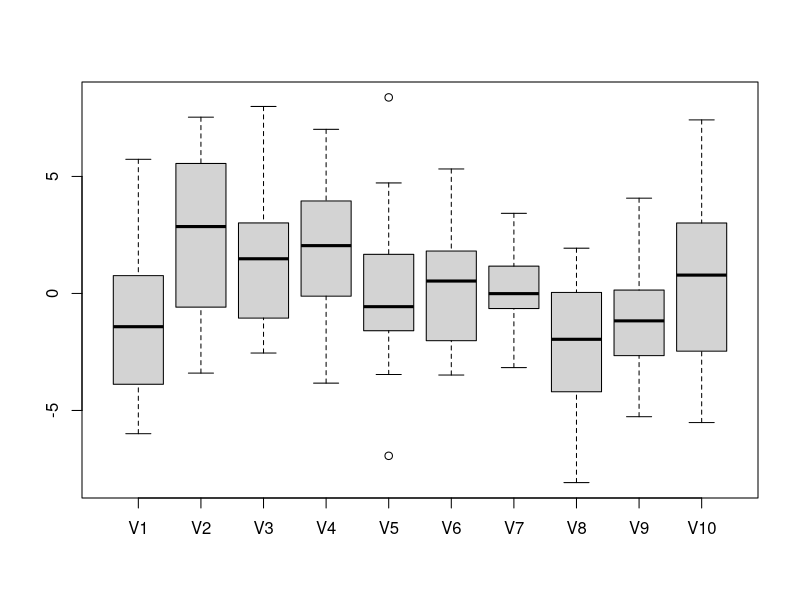
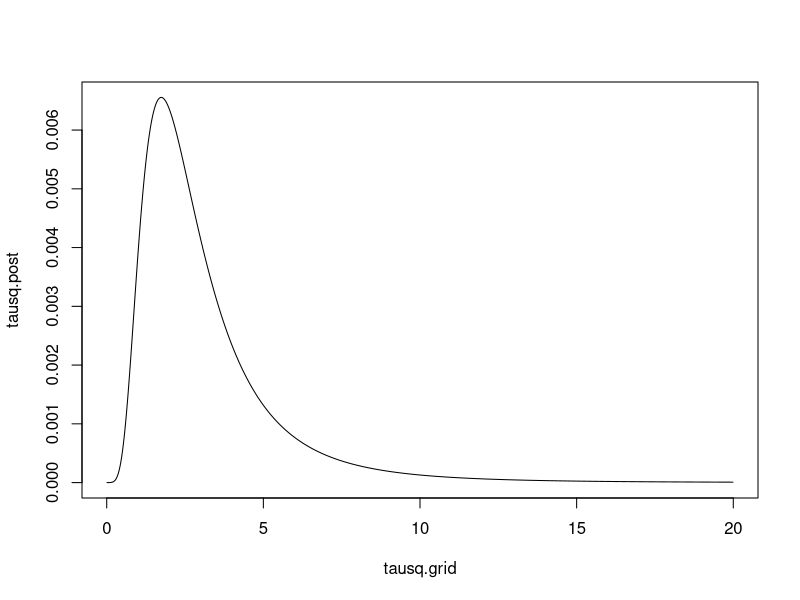
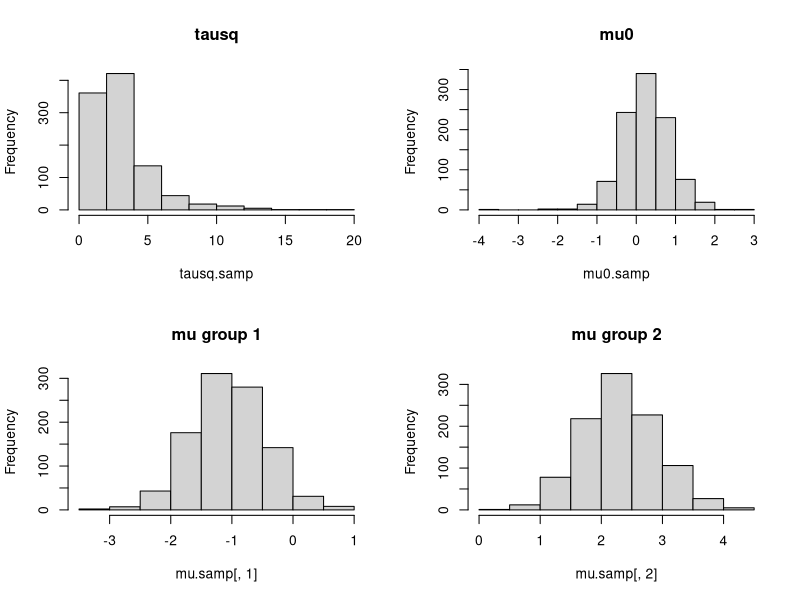
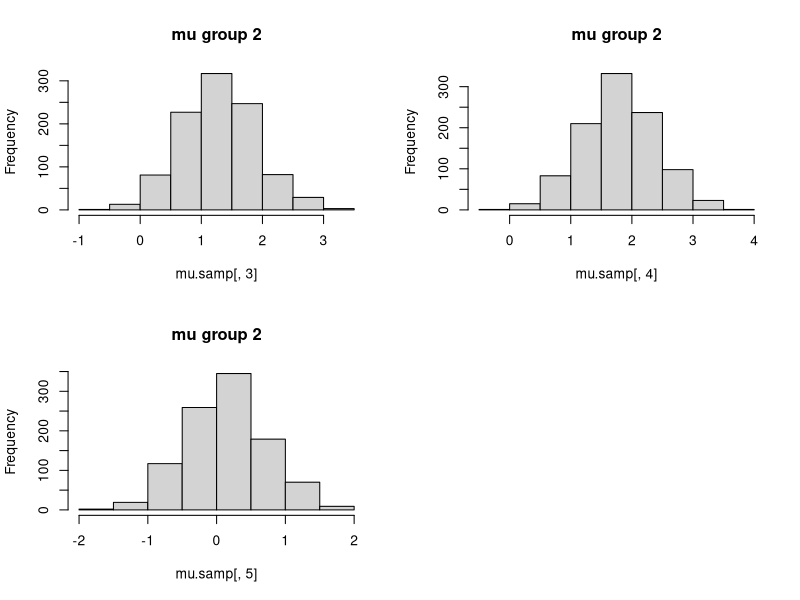
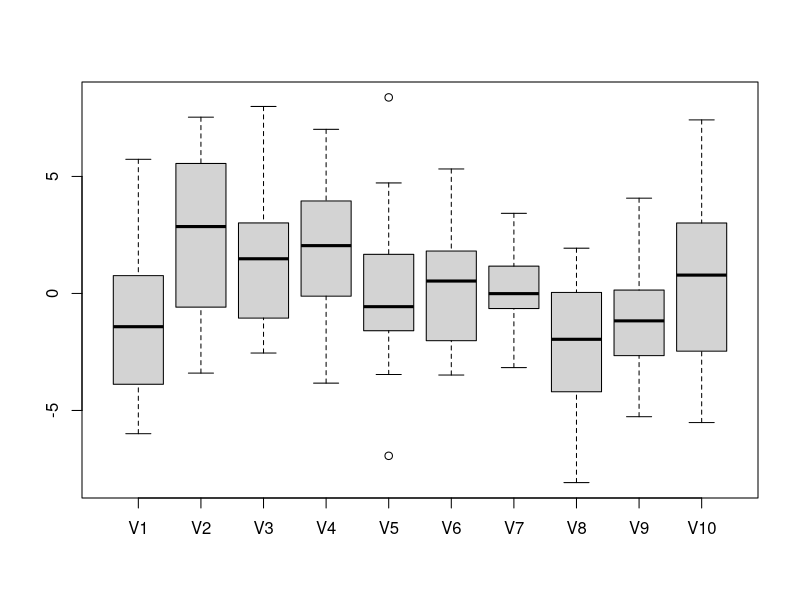
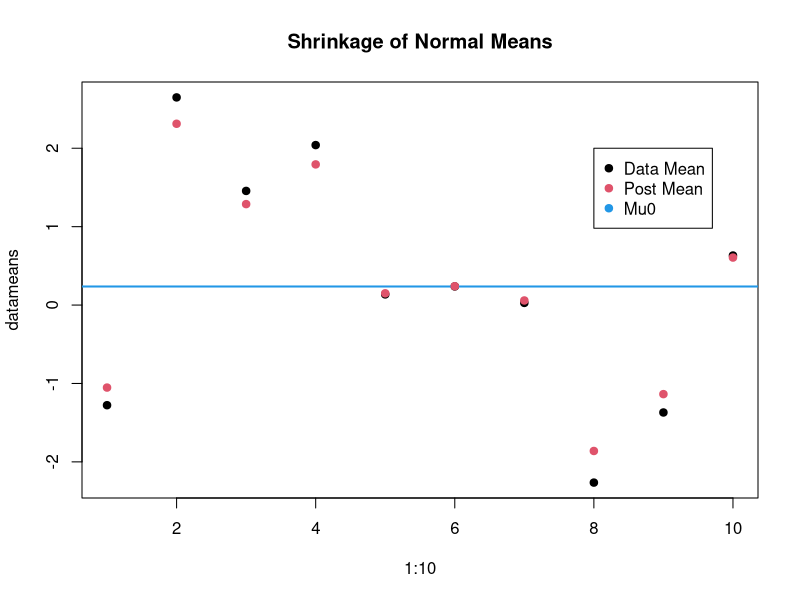
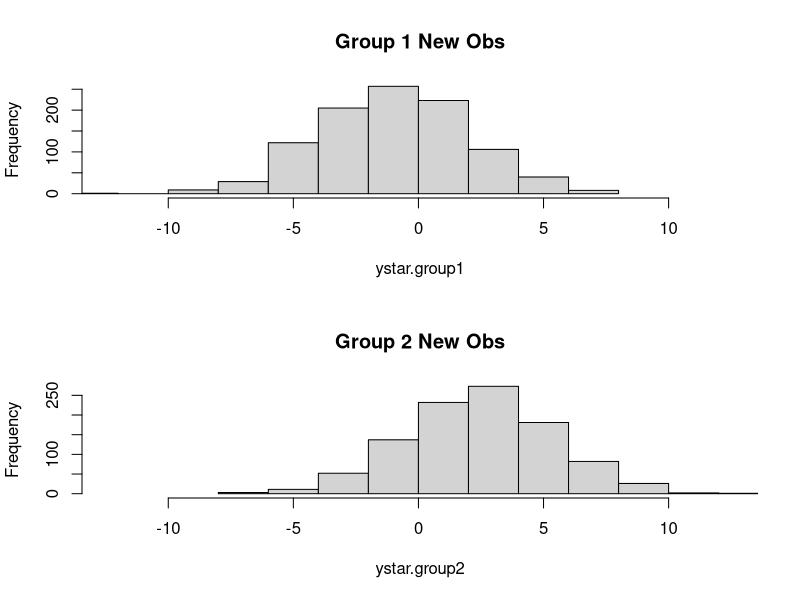
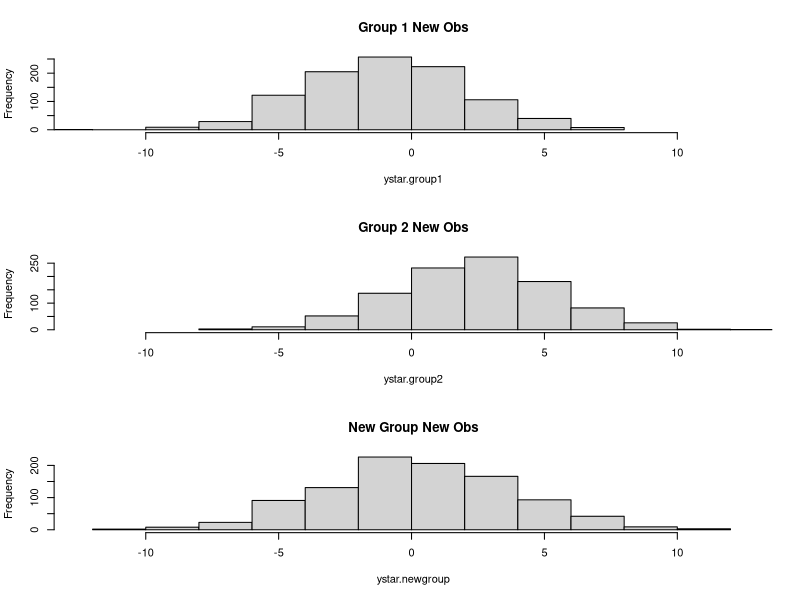

Write R code to recreate these figures, in order.
## ---- chunk 1
knitr::opts_chunk$set(echo = TRUE)
## ---- chunk 2
#####################################################
####### Data for Normal Hierarchical Model ##########
#####################################################

## simulated data with truesigsq = 8, true tausq = 1.5, true mu0 = 0
data <- read.table("data/normhier.txt")
y<-data
par(mfrow=c(1,1))
boxplot(y) 

##Calculating necessary statistics:
m <- length(y[1,])
n <- rep(NA,m)
means <- rep(NA,m)
for (i in 1:m){
  n[i] <- length(y[,i])
  means[i] <- mean(y[,i])
}
ntot <- sum(n)

## true sigmasq
truesigsq <- 8 

#####################################################
# Sampling Parameters for Normal Hierarchical Model #
#####################################################

## finding right grid for tausq
tausq.grid <- ppoints(1000)*20

tausq.logpostfunc <- function(tausq){
	Vmu0 <- 1/sum(1/(tausq + truesigsq/n))
	mu0hat <- sum(means/(tausq + truesigsq/n))*Vmu0
    out <- -0.5*log(tausq)+0.5*log(Vmu0)
    for (group in 1:m){
    	out <- out - 0.5*log(tausq + truesigsq/n[group])
    }
    for (group in 1:m){
    	out <- out - 0.5*((means[group]-mu0hat)^2)/(tausq + truesigsq/n[group])
    }
    out
}
tausq.logpost <- rep(NA,1000)
for (i in 1:1000){
	tausq.logpost[i] <- tausq.logpostfunc(tausq.grid[i])
}
tausq.post <- exp(tausq.logpost-max(tausq.logpost))
tausq.post <- tausq.post/sum(tausq.post)

par(mfrow=c(1,1))
plot(tausq.grid,tausq.post,type="l")


numsamp <- 1000
tausq.samp <- rep(NA,numsamp)
mu0.samp <- rep(NA,numsamp)
mu.samp <- matrix(NA,nrow=numsamp,ncol=m)
## ---- chunk 3
for (i in 1:numsamp){
    # sampling tausq from grid of values
   	curtausq <- sample(tausq.grid,size=1,prob=tausq.post)
    # sampling mu0 given curtausq	
    Vmu0 <- 1/sum(1/(curtausq + truesigsq/n))
	mu0hat <- sum(means/(curtausq + truesigsq/n))*Vmu0
   	curmu0 <- rnorm(1,mean=mu0hat,sd=sqrt(Vmu0))
   	# sampling group means given curtausq and curmu0
   	curmu <- rep(NA,m)
   	for (j in 1:m){
   		curvar <- 1/(n[j]/truesigsq + 1/curtausq)
   		curmean <- (means[j]*n[j]/truesigsq + curmu0/curtausq)*curvar
   		curmu[j] <- rnorm(1,mean=curmean,sd=sqrt(curvar))
   	}
   	tausq.samp[i] <- curtausq
    mu0.samp[i] <- curmu0
    mu.samp[i,] <- curmu
    print (i)
}

## ---- chunk 4

#####################################################
########### Examining Model Parameters ##############
#####################################################

par(mfrow=c(2,2))
hist(tausq.samp,main="tausq")
hist(mu0.samp,main="mu0")
hist(mu.samp[,1],main="mu group 1")
hist(mu.samp[,2],main="mu group 2")
hist(mu.samp[,3],main="mu group 2")
hist(mu.samp[,4],main="mu group 2")
hist(mu.samp[,5],main="mu group 2")

par(mfrow=c(1,1))
boxplot(y) 

# posterior probability group 5 has greater mean than group 6
postprob <- sum(mu.samp[,5] > mu.samp[,6])/numsamp
postprob

# posterior probability group 2 has greater mean than group 1
postprob <- sum(mu.samp[,2] > mu.samp[,1])/numsamp
postprob

#####################################################
######### Examining Shrinkage Graphically ###########
#####################################################

datameans <- apply(y,2,mean)
postmeans <- apply(mu.samp,2,mean)
mu0.mean <- mean(mu0.samp)

par(mfrow=c(1,1))
plot(1:10,datameans,main="Shrinkage of Normal Means",pch=19)
abline(h=mu0.mean,col=4,lwd=2)
points(1:10,postmeans,pch=19,col=2)
legend(8,2,c("Data Mean","Post Mean","Mu0"),pch=19,col=c(1,2,4))


#####################################################
######### Posterior Predictive Sampling #############
#####################################################

## sampling distribution of new observation 
## from a currently existing group

ystar.group1 <- rep(NA,numsamp)
ystar.group2 <- rep(NA,numsamp)
for (i in 1:numsamp){
	ystar.group1[i] <- rnorm(1,mean=mu.samp[i,1],sd=sqrt(truesigsq))
	ystar.group2[i] <- rnorm(1,mean=mu.samp[i,2],sd=sqrt(truesigsq))
}

par(mfrow=c(2,1))
xmin <- min(c(ystar.group1,ystar.group2))
xmax <- max(c(ystar.group1,ystar.group2))
hist(ystar.group1,main="Group 1 New Obs",xlim=c(xmin,xmax))
hist(ystar.group2,main="Group 2 New Obs",xlim=c(xmin,xmax))

## sampling distribution of new observation
## from an entirely new group

ystar.newgroup <- rep(NA,numsamp)
for (i in 1:numsamp){
	mu.newgroup <- rnorm(1,mean=mu0.samp[i],sd=sqrt(tausq.samp[i]))
	ystar.newgroup[i] <- rnorm(1,mean=mu.newgroup,sd=sqrt(truesigsq))
}

par(mfrow=c(3,1))
xmin <- min(c(ystar.group1,ystar.group2,ystar.newgroup))
xmax <- max(c(ystar.group1,ystar.group2,ystar.newgroup))
hist(ystar.group1,main="Group 1 New Obs",xlim=c(xmin,xmax))
hist(ystar.group2,main="Group 2 New Obs",xlim=c(xmin,xmax))
hist(ystar.newgroup,main="New Group New Obs",xlim=c(xmin,xmax))


